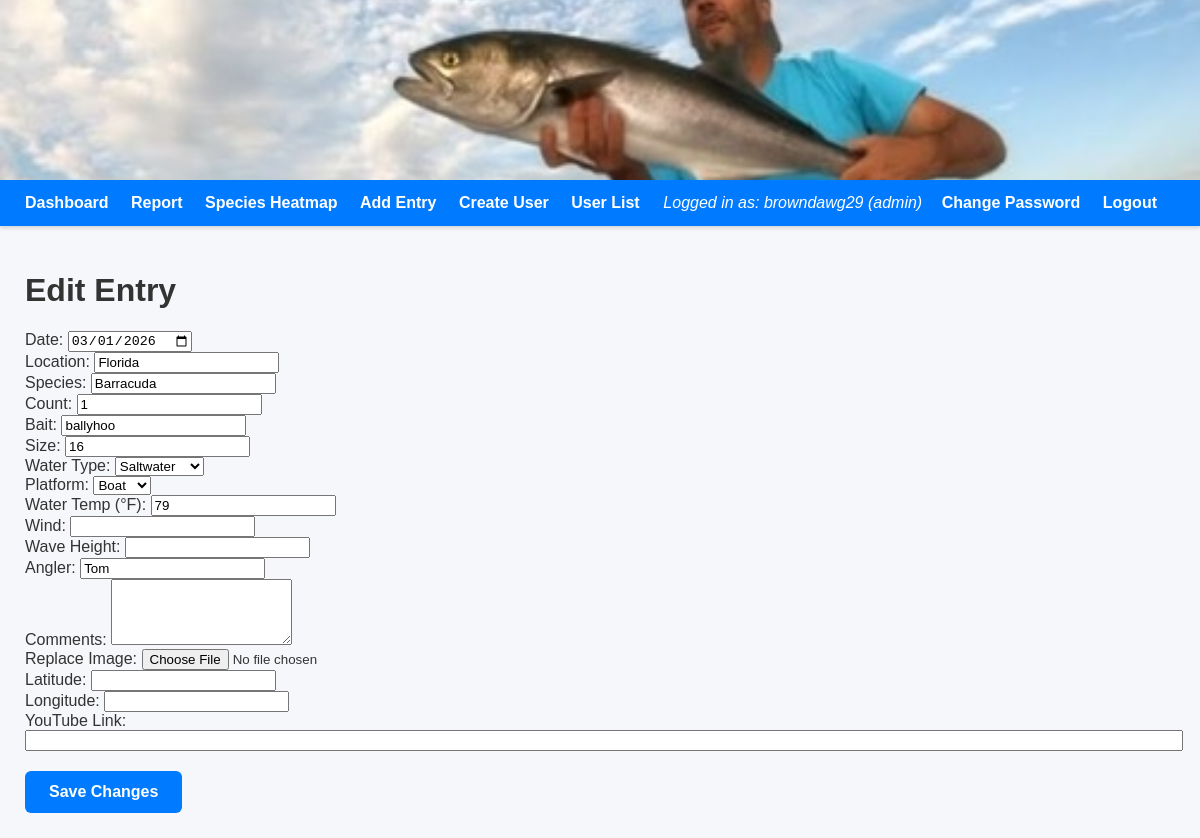
Page /edit/9 (signed in) on the earlier database version.
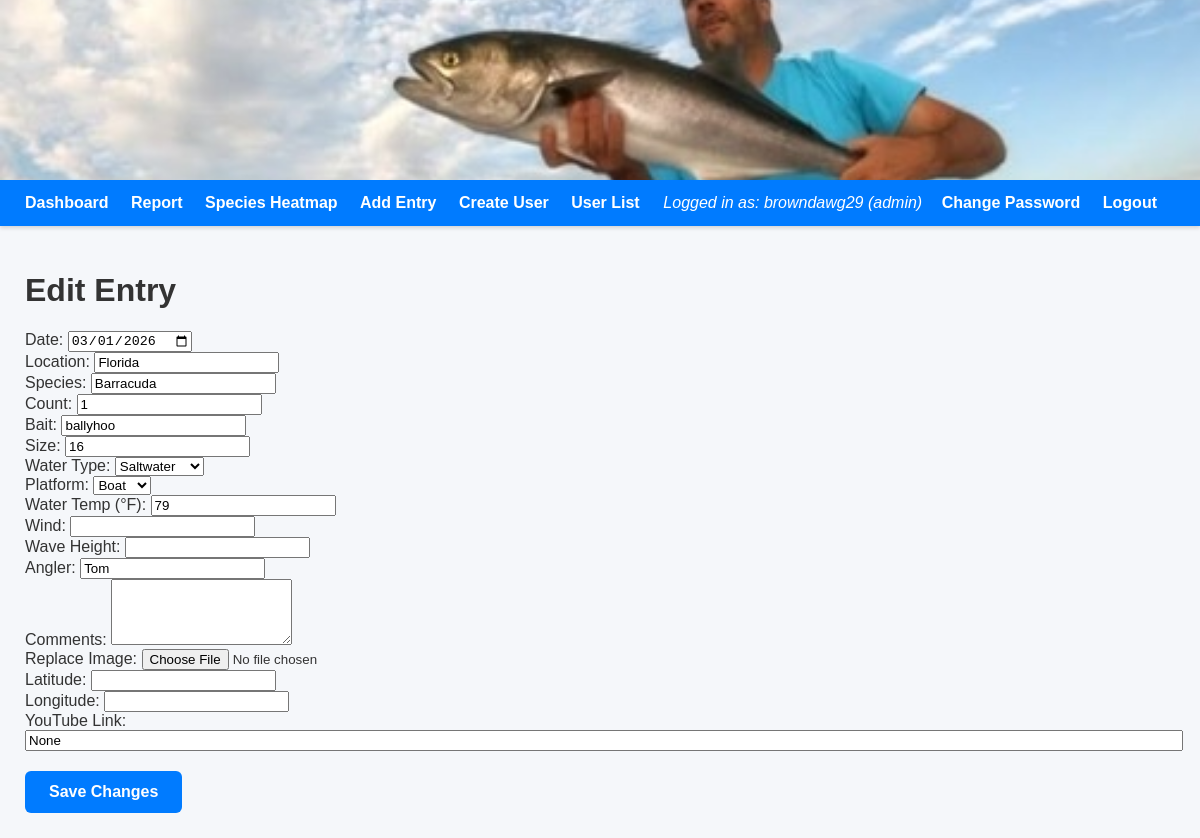
Same page on the later database version.
### tables this page shows
CREATE TABLE users (
    id INTEGER PRIMARY KEY AUTOINCREMENT,
    username TEXT UNIQUE NOT NULL,
    password_hash TEXT NOT NULL,
    role TEXT NOT NULL
, last_login TEXT);

CREATE TABLE observations (
    id INTEGER PRIMARY KEY AUTOINCREMENT,
    date DATE NOT NULL,
    location TEXT NOT NULL,
    species TEXT NOT NULL,
    count INTEGER CHECK(count >= 0),
    bait TEXT
, size TEXT, water TEXT, platform TEXT, comments TEXT, image TEXT, lat REAL, lng REAL, water_temp TEXT, wind TEXT, wave_height TEXT, angler TEXT, youtube_url TEXT);

### app.py (the view, shortened to what this page needs)
@app.route("/edit/<int:id>", methods=["GET", "POST"])
@login_required
def edit(id):
    conn = get_db_connection()
    row = conn.execute("SELECT * FROM observations WHERE id = ?", (id,)).fetchone()
    if not row:
        conn.close()
        return "Entry not found", 404
    row_dict = dict(row)
    conn.close()
    return render_template("edit.html", row=row_dict)

### app.py (called while the page is built)
def get_user_connection():
    conn = sqlite3.connect("mydatabase.db")
    conn.row_factory = sqlite3.Row
    return conn

@login_manager.user_loader
def load_user(user_id):
    return User.get(user_id)

def get_db_connection():
    conn = sqlite3.connect("mydatabase.db")
    conn.row_factory = sqlite3.Row
    return conn

    @staticmethod
    def get(user_id):
        conn = get_user_connection()
        row = conn.execute("SELECT * FROM users WHERE id = ?", (user_id,)).fetchone()
        conn.close()
        if row:
            return User(row["id"], row["username"], row["password_hash"], row["role"], row["last_login"])
        return None

### templates/edit.html (shortened to what this page needs)
{% extends "base.html" %}
{% block content %}
<h1>Edit Entry</h1>
<div class="form-card">
    <form method="POST" enctype="multipart/form-data">
        <div class="form-row">
            <label>Date:</label>
            <input type="date" name="date" value="{{ row.date }}" required>
        </div>
        <div class="form-row">
            <label>Location:</label>
            <input type="text" name="location" value="{{ row.location }}" required>
        </div>
        <div class="form-row">
            <label>Species:</label>
            <input type="text" name="species" value="{{ row.species }}" required>
        </div>
        <div class="form-row">
            <label>Count:</label>
            <input type="number" name="count" min="1" value="{{ row.count }}">
        </div>
        <div class="form-row">
            <label>Bait:</label>
            <input type="text" name="bait" value="{{ row.bait }}">
        </div>
        <div class="form-row">
            <label>Size:</label>
            <input type="text" name="size" value="{{ row.size }}">
        </div>
        <div class="form-row">
            <label>Water Type:</label>
            <select name="water">
                <option value="Saltwater" {% if row.water == "Saltwater" %}selected{% endif %}>Saltwater</option>
            </select>
        </div>
        <div class="form-row">
            <label>Platform:</label>
            <select name="platform">
                <option value="Boat" {% if row.platform == "Boat" %}selected{% endif %}>Boat</option>
            </select>
        </div>
        <div class="form-row">
            <label>Water Temp (°F):</label>
            <input type="text" name="water_temp" value="{{ row.water_temp }}">
        </div>
        <div class="form-row">
            <label>Wind:</label>
            <input type="text" name="wind" value="{{ row.wind }}">
        </div>
        <div class="form-row">
            <label>Wave Height:</label>
            <input type="text" name="wave_height" value="{{ row.wave_height }}">
        </div>
        <div class="form-row">
            <label>Angler:</label>
            <input type="text" name="angler" value="{{ row.angler }}">
        </div>
        <div class="form-row">
            <label>Comments:</label>
            <textarea name="comments" rows="4">{{ row.comments }}</textarea>
        </div>
        <div class="form-row">
            <label>Replace Image:</label>
            <input type="file" name="image">
        </div>
        <div class="form-row">
            <label>Latitude:</label>
            <input type="text" name="lat" value="{{ row.lat }}">
        </div>
        <div class="form-row">
            <label>Longitude:</label>
            <input type="text" name="lng" value="{{ row.lng }}">
        </div>
        <div class="form-row">
            <label>YouTube Link:</label>
            <input type="text" name="youtube_url" value="{{ row.youtube_url }}" style="width: 100%; margin-bottom: 10px;">
        </div>
        <button type="submit" class="save-btn">Save Changes</button>
    </form>
</div>
{% endblock %}

### templates/base.html (shortened to what this page needs)
<!DOCTYPE html>
<html>
<head>
    <link rel="stylesheet" href="https://unpkg.com/leaflet@1.9.4/dist/leaflet.css" />
</head>
<body>
<div class="header-banner">
    <img src="{{ url_for('static', filename='uploads/your_banner_image.jpg') }}" alt="TRIPSONTHEBOAT Banner">
</div>
<div class="navbar">
    <div class="nav-left">
        <a href="/">Dashboard</a>
        <a href="/report">Report</a>
        <a href="/heatmap">Species Heatmap</a>
        {% if current_user.is_authenticated and current_user.role == "admin" %}
            <a href="/add">Add Entry</a>
            <a href="/create_user">Create User</a>
            <a href="/users">User List</a>
        {% elif current_user.is_authenticated and current_user.role == "write" %}
            <a href="/add">Add Entry</a>
        {% endif %}
    </div>
    <div class="nav-right">
        {% if current_user.is_authenticated %}
            <span>Logged in as: {{ current_user.username }} ({{ current_user.role }})</span>
            <a href="/change_password">Change Password</a>
            <a href="/logout">Logout</a>
        {% else %}
            <a href="/login">Login</a>
        {% endif %}
    </div>
</div>
<div class="container">
    {% block content %}{% endblock %}
</div>
</body>
</html>

### templates/base.html (style rules this page uses)
body { font-family: Arial, sans-serif; margin: 0; padding: 0; background: #f5f7fa; color: #333; }
.header-banner { width: 100%; height: 180px; overflow: hidden; display: flex; justify-content: center; align-items: center; background: #000; }
.header-banner img { width: 100%; height: 100%; object-fit: cover; }
.navbar { background: #007bff; padding: 14px 25px; color: white; display: flex; justify-content: space-between; align-items: center; box-shadow: 0 2px 4px rgba(0,0,0,0.15); }
.nav-left a, .nav-right a { color: white; margin-right: 18px; text-decoration: none; font-weight: bold; }
.nav-right span { margin-right: 15px; font-style: italic; }
.container { padding: 25px; max-width: 1400px; margin: auto; }
.save-btn { background-color: #007bff; color: white; padding: 12px 24px; border: none; border-radius: 6px; font-size: 16px; font-weight: bold; cursor: pointer; margin-top: 10px; }

Differences in the rows shown:
changed observations "Florida": water (not shown) → "Saltwater"
Other differences:
form field youtube_url: (not shown) → "None"
form field water: "Saltwater" → (not shown)
